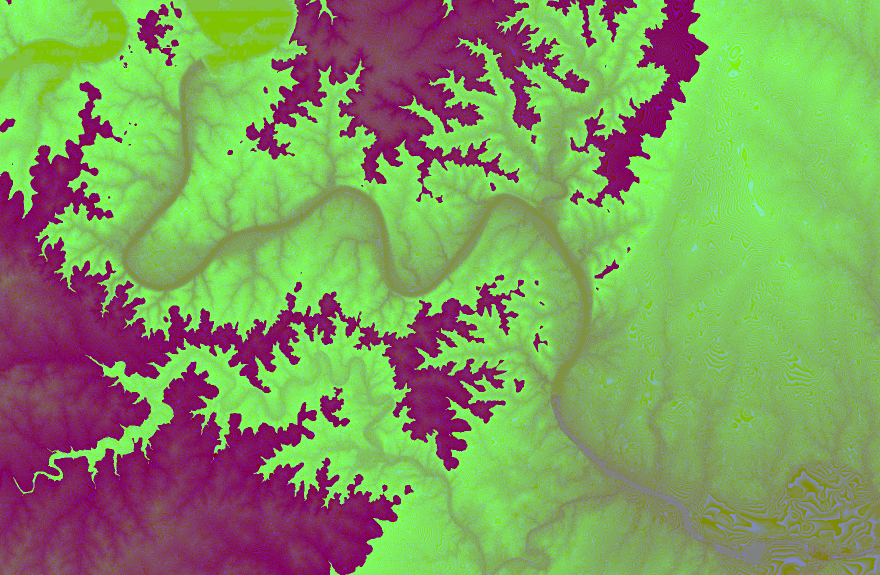
#> input picture site/assets/data/austin-dem.v1.webp, 1760 x 1150 px, found by its file name (shown at 1/2 size)
$ python build_dem_preview.py site/assets/data/austin-dem.v1.webp site/assets/data/austin-dem-q4.v1.js
#> lines starting #> are read from the running program, lines starting #| are printed output that depends on the picture; after the words box and inside, x2 and y2 are one past the last pixel; in counts of white or black regions, pixels touching at a corner belong together
#!/usr/bin/env python3
"""Build the quarter-resolution elevation preview that the hero draws on its very first frame.

The full elevation file is about 1 MB, so the hero would otherwise stay empty until it downloads. This script
averages it down 4x4, keeps the same Terrarium encoding (and the water bit in the lowest blue bit), and writes it
as a lossless WebP inlined in a small script. Inlined, it needs no extra request, works from file://, and decodes
straight into the hero's first frame; the full file then morphs in when it arrives.

Usage:
  python3 tools/build_dem_preview.py site/assets/data/austin-dem.v1.webp site/assets/data/austin-dem-q4.v1.js
"""
import base64
import io
import sys

import numpy as np
from PIL import Image

K = 4  # must match PREVIEW_K in site/assets/js/terrain.js


def main(src, out):
#> called with src = 'site/assets/data/austin-dem.v1.webp', out = 'site/assets/data/austin-dem-q4.v1.js'
    a = np.asarray(Image.open(src).convert('RGB')).astype(np.int64)
    b = a[..., 2]
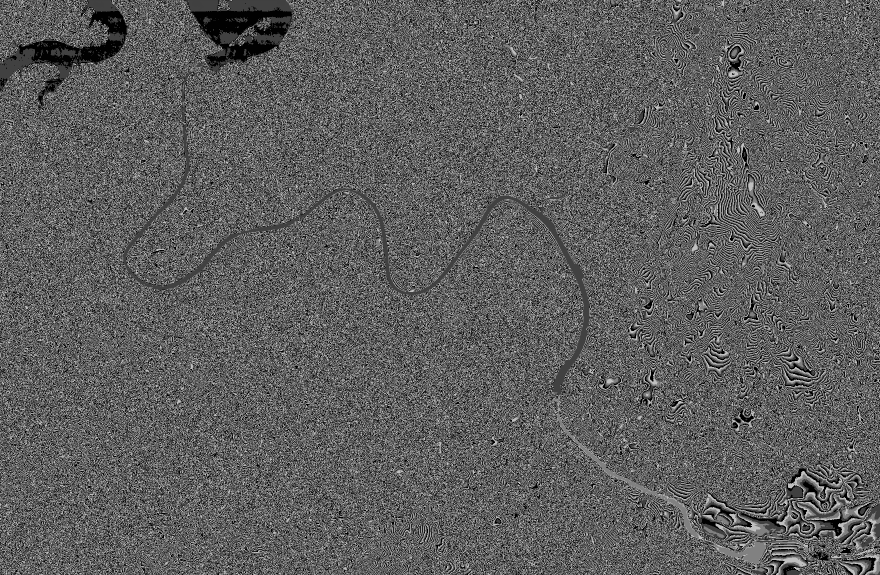
#> b: shape (1150, 1760) int64 (shown at 1/2 size); min 0, max 193, mean 94.2
    h = a[..., 0] * 256 + a[..., 1] + (b & 254) / 256 - 32768
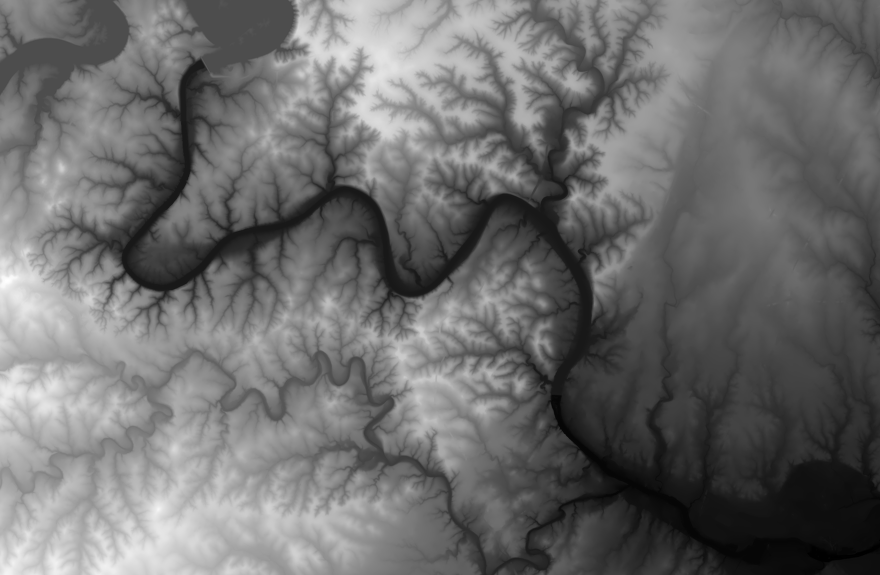
#> h: shape (1150, 1760) float64 (shown at 1/2 size); min 124, max 362.2, mean 226; drawn with min black and max white
    w = b & 1
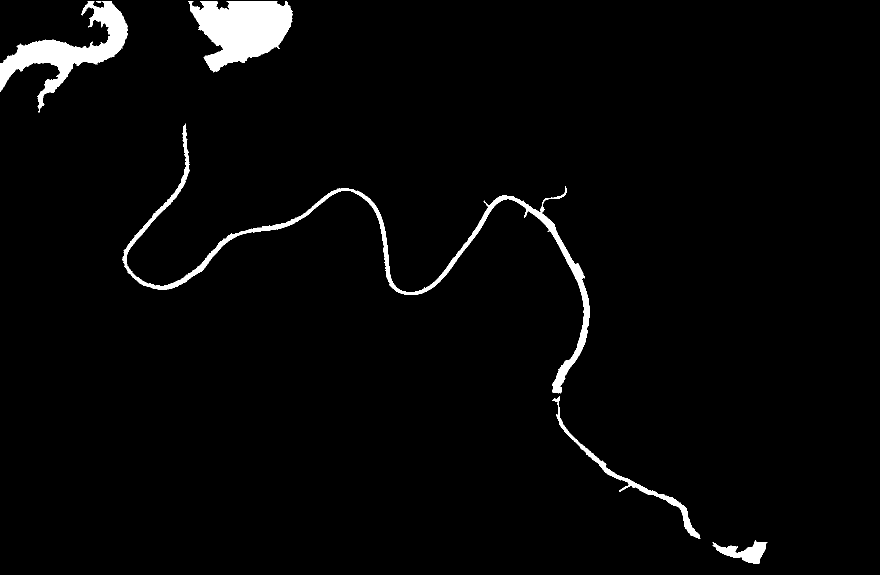
#> w: shape (1150, 1760) int64 (shown at 1/2 size); values 0 (black) and 1 (white), 2.8% white; 6 white regions, box (x1, y1, x2, y2) and area: (377, 2, 586, 145) 18788, (245, 247, 1179, 787) 16879, (0, 2, 256, 225) 15154, (1104, 793, 1401, 1077) 3609, (1425, 1081, 1535, 1128) 2257, (192, 2, 203, 6) 27
    H, W = h.shape[0] // K * K, h.shape[1] // K * K
#> H = 1148; W = 1760
    hq = h[:H, :W].reshape(H // K, K, W // K, K).mean((1, 3))
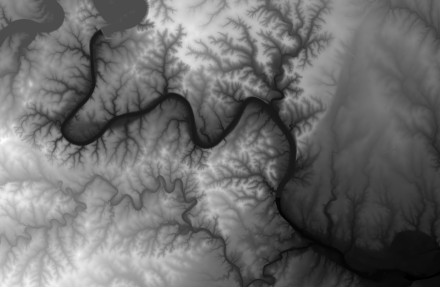
#> hq: shape (287, 440) float64; min 124.7, max 362, mean 226; drawn with min black and max white
    wq = (w[:H, :W].reshape(H // K, K, W // K, K).mean((1, 3)) > 0.5).astype(np.int64)
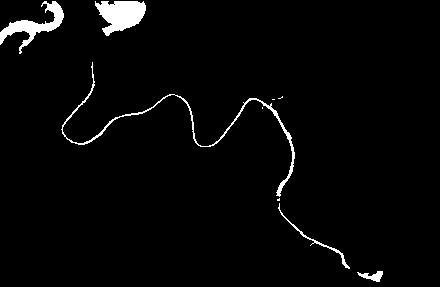
#> wq: shape (287, 440) int64; values 0 (black) and 1 (white), 2.7% white; 9 white regions (4 under 20 px), largest, box (x1, y1, x2, y2) and area: (95, 1, 146, 36) 1152, (61, 62, 295, 197) 994, (0, 1, 64, 54) 941, (278, 203, 350, 269) 218, (357, 271, 383, 282) 142
    v = np.round((hq + 32768) * 4) / 4                     # quarter-metre steps compress well and are plenty
    fl = np.floor(v).astype(np.int64)
    fr = np.clip(np.round((v - fl) * 256).astype(np.int64), 0, 255)
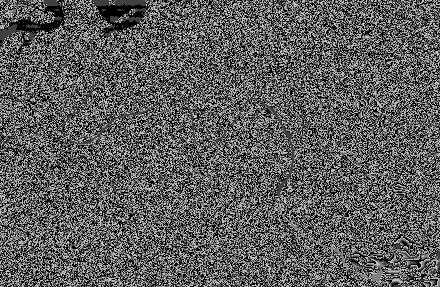
#> fr: shape (287, 440) int64; min 0, max 192, mean 92.5
    rgb = np.stack([fl >> 8, fl & 255, (fr & 254) | wq], -1).astype(np.uint8)
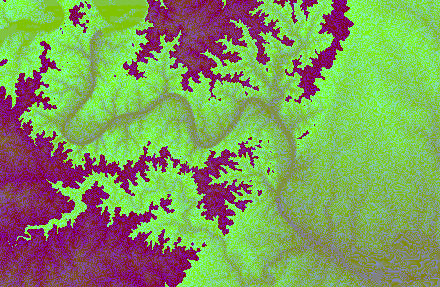
#> rgb: shape (287, 440, 3); mean of channels 0, 1, 2 128.3, 155.2, 92.6; drawn as R, G, B
    buf = io.BytesIO()
    Image.fromarray(rgb).save(buf, 'WEBP', lossless=True, quality=100, method=6)
    data = base64.b64encode(buf.getvalue()).decode('ascii')
    with open(out, 'w') as f:
        f.write('// Quarter-resolution elevation preview (Terrarium-encoded lossless WebP), generated by tools/build_dem_preview.py.\n')
        f.write(f"window.TerrainPreview = {{ k: {K}, webp: '{data}' }};\n")
    print(f'{rgb.shape[1]}x{rgb.shape[0]}, {len(buf.getvalue()) / 1024:.0f} KB webp, {len(data) / 1024:.0f} KB inlined -> {out}')
#| 440x287, 93 KB webp, 124 KB inlined -> site/assets/data/austin-dem-q4.v1.js


if __name__ == '__main__':
    main(*sys.argv[1:3])
